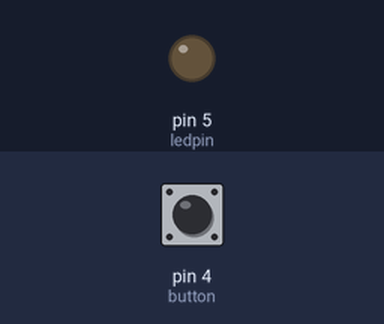
This sketch was run on a simulated Arduino Uno, built with avr-gcc and run on an emulated ATmega328P. Parts: output pins drawn as LEDs (lit = HIGH). Dashed ring = blinking. The inputs (shaded band) are chosen by the test bench; at power-on: pin 4 (button) LOW.

Above: at 1.2 s.
1.3 s: pin 4 (button) pulled HIGH for 1 s
At 2.7 s:
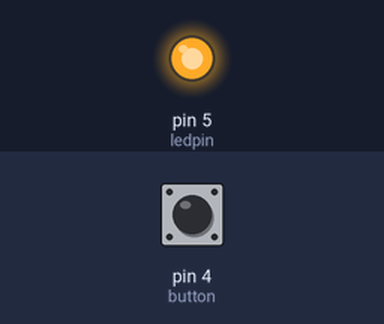
3.8 s: pin 4 (button) pulled HIGH for 0.15 s
At 5.0 s:
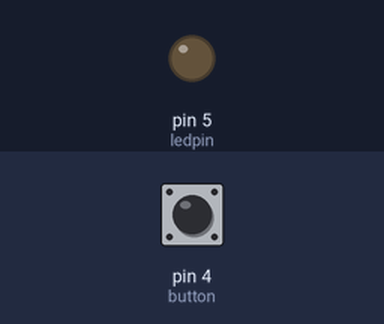
5.4 s: pin 4 (button) pulled HIGH for 3.2 s
At 5.5 s:
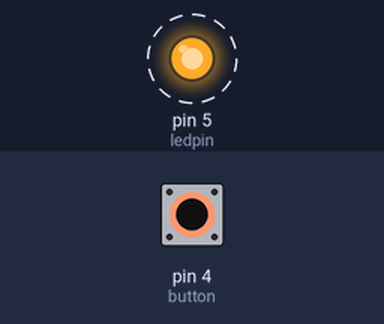
Timing chart, 0 to 9.9 s (numbered marks = the images above; inputs shaded):
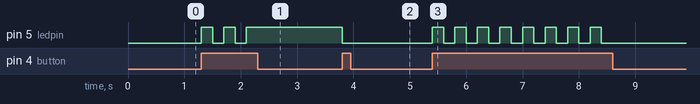

The sketch:

requirement-B.ino
```cpp
int ledpin = 5;  //D1(gpio5)
int button = 4;  //D2(gpio4)
int buttonState = 0;
int ledState = 0;
void setup() {
  pinMode(ledpin, OUTPUT);
  pinMode(button, INPUT);
}
void loop() {
  buttonState = digitalRead(button);
  if (buttonState == 1) {
    ledState = !ledState;
    digitalWrite(ledpin, ledState);
    delay(200);
  }

}
```

Measured:
- after the input at 1.3 s, pin 5 (ledpin): alternates HIGH for 0.20 s and LOW for 0.20 s, 5 changes in all, then stays HIGH, starting at once
- after the input at 3.8 s, pin 5 (ledpin): HIGH → LOW at once
- after the input at 5.4 s, pin 5 (ledpin): alternates HIGH for 0.20 s and LOW for 0.20 s, 16 changes in all, then stays LOW, starting at once
